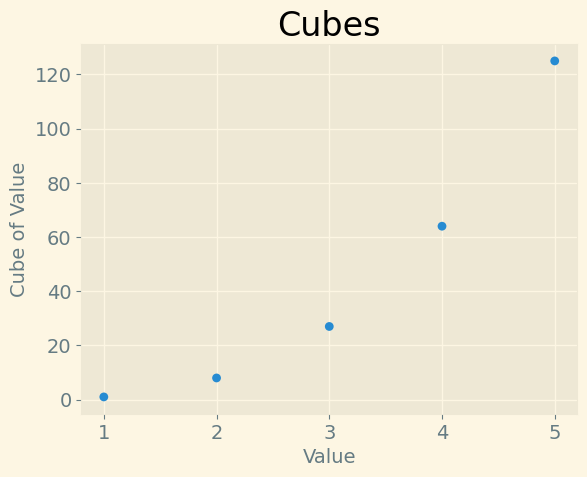

Here is the Python script that generated this plot:
import matplotlib.pyplot as plt

# Define data.
x_values = [1, 2, 3, 4, 5]
cubes = [1, 8, 27, 64, 125]

# Make plot.
plt.style.use('Solarize_Light2')
fig, ax = plt.subplots()
ax.scatter(x_values, cubes, edgecolor='none', s=40)

# Set chart title and label axes.
ax.set_title("Cubes", fontsize=24)
ax.set_xlabel('Value', fontsize=14)
ax.set_ylabel('Cube of Value', fontsize=14)

# Set size of tick labels.
ax.tick_params(axis='both', labelsize=14)

# Show plot.
plt.savefig('15-1.png', bbox_inches='tight')




